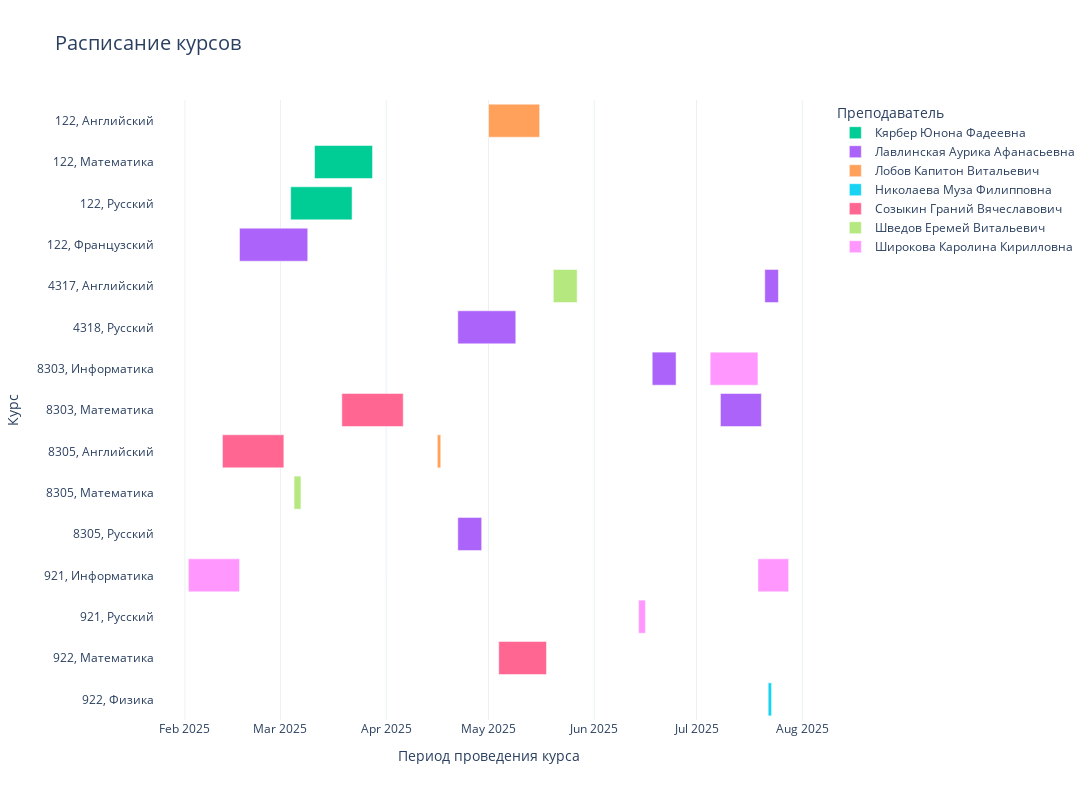

Notebook source saved alongside this figure:
### Code cell
import pandas as pd
import plotly.express as px

# Загрузка данных
path = '''C:\\Personal\\Uni\\5 сем\\Информационные системы и технологии\\ИСиТ_КР.xlsm'''
df = pd.read_excel(path, sheet_name='Журнал учета', skiprows=5)

df['group_subject'] = df['Номер группы'].astype('str') + ", " + df["Предмет"]


# Создание диаграммы
fig = px.timeline(df,
                  x_start="Дата начала курса",
                  x_end="Дата окончания курса",
                  y="group_subject",
                  color="ФИО",
                  title="Расписание курсов",
                  labels={"Тип занятия": "Тип занятия", "ФИО": "Преподаватель"},
                  color_discrete_map={"лекция": "blue", "практика": "green"},
                  template='plotly_white'
                  )

# Настройка внешнего вида
fig.update_yaxes(categoryorder="category descending",)
fig.update_layout(
    width=1200,
    height=800,
    font=dict(size=12),
    title_font_size=20,
    xaxis_title="Период проведения курса",
    yaxis_title="Курс",
    legend_title="Преподаватель")

# Отображение диаграммы
fig.show()

### Figure 1 — Plotly figure (JSON) as saved in the notebook; plotly's stock layout.template omitted (floating-point values rounded to 4 significant figures)
{"data": [{"base": ["2025-03-11T00:00:00.000000000", "2025-03-04T00:00:00.000000000"], "hovertemplate": "Преподаватель=Кярбер Юнона Фадеевна<br>Дата начала курса=%{base}<br>Дата окончания курса=%{x}<br>group_subject=%{y}<extra></extra>", "legendgroup": "Кярбер Юнона Фадеевна", "marker": {"color": "#00cc96", "pattern": {"shape": ""}}, "name": "Кярбер Юнона Фадеевна", "orientation": "h", "showlegend": true, "textposition": "auto", "x": [1468800000, 1555200000], "xaxis": "x", "y": ["122, Математика", "122, Русский"], "yaxis": "y", "type": "bar"}, {"base": ["2025-07-08T00:00:00.000000000", "2025-07-21T00:00:00.000000000", "2025-04-22T00:00:00.000000000", "2025-06-18T00:00:00.000000000", "2025-04-22T00:00:00.000000000", "2025-02-17T00:00:00.000000000"], "hovertemplate": "Преподаватель=Лавлинская Аурика Афанасьевна<br>Дата начала курса=%{base}<br>Дата окончания курса=%{x}<br>group_subject=%{y}<extra></extra>", "legendgroup": "Лавлинская Аурика Афанасьевна", "marker": {"color": "#ab63fa", "pattern": {"shape": ""}}, "name": "Лавлинская Аурика Афанасьевна", "orientation": "h", "showlegend": true, "textposition": "auto", "x": [1036800000, 345600000, 604800000, 604800000, 1468800000, 1728000000], "xaxis": "x", "y": ["8303, Математика", "4317, Английский", "8305, Русский", "8303, Информатика", "4318, Русский", "122, Французский"], "yaxis": "y", "type": "bar"}, {"base": ["2025-04-16T00:00:00.000000000", "2025-05-01T00:00:00.000000000"], "hovertemplate": "Преподаватель=Лобов Капитон Витальевич<br>Дата начала курса=%{base}<br>Дата окончания курса=%{x}<br>group_subject=%{y}<extra></extra>", "legendgroup": "Лобов Капитон Витальевич", "marker": {"color": "#FFA15A", "pattern": {"shape": ""}}, "name": "Лобов Капитон Витальевич", "orientation": "h", "showlegend": true, "textposition": "auto", "x": [86400000, 1296000000], "xaxis": "x", "y": ["8305, Английский", "122, Английский"], "yaxis": "y", "type": "bar"}, {"base": ["2025-07-22T00:00:00.000000000"], "hovertemplate": "Преподаватель=Николаева Муза Филипповна<br>Дата начала курса=%{base}<br>Дата окончания курса=%{x}<br>group_subject=%{y}<extra></extra>", "legendgroup": "Николаева Муза Филипповна", "marker": {"color": "#19d3f3", "pattern": {"shape": ""}}, "name": "Николаева Муза Филипповна", "orientation": "h", "showlegend": true, "textposition": "auto", "x": [86400000], "xaxis": "x", "y": ["922, Физика"], "yaxis": "y", "type": "bar"}, {"base": ["2025-02-12T00:00:00.000000000", "2025-03-19T00:00:00.000000000", "2025-05-04T00:00:00.000000000"], "hovertemplate": "Преподаватель=Созыкин Граний Вячеславович<br>Дата начала курса=%{base}<br>Дата окончания курса=%{x}<br>group_subject=%{y}<extra></extra>", "legendgroup": "Созыкин Граний Вячеславович", "marker": {"color": "#FF6692", "pattern": {"shape": ""}}, "name": "Созыкин Граний Вячеславович", "orientation": "h", "showlegend": true, "textposition": "auto", "x": [1555200000, 1555200000, 1209600000], "xaxis": "x", "y": ["8305, Английский", "8303, Математика", "922, Математика"], "yaxis": "y", "type": "bar"}, {"base": ["2025-03-05T00:00:00.000000000", "2025-05-20T00:00:00.000000000"], "hovertemplate": "Преподаватель=Шведов Еремей Витальевич<br>Дата начала курса=%{base}<br>Дата окончания курса=%{x}<br>group_subject=%{y}<extra></extra>", "legendgroup": "Шведов Еремей Витальевич", "marker": {"color": "#B6E880", "pattern": {"shape": ""}}, "name": "Шведов Еремей Витальевич", "orientation": "h", "showlegend": true, "textposition": "auto", "x": [172800000, 604800000], "xaxis": "x", "y": ["8305, Математика", "4317, Английский"], "yaxis": "y", "type": "bar"}, {"base": ["2025-07-05T00:00:00.000000000", "2025-02-02T00:00:00.000000000", "2025-07-19T00:00:00.000000000", "2025-06-14T00:00:00.000000000"], "hovertemplate": "Преподаватель=Широкова Каролина Кирилловна<br>Дата начала курса=%{base}<br>Дата окончания курса=%{x}<br>group_subject=%{y}<extra></extra>", "legendgroup": "Широкова Каролина Кирилловна", "marker": {"color": "#FF97FF", "pattern": {"shape": ""}}, "name": "Широкова Каролина Кирилловна", "orientation": "h", "showlegend": true, "textposition": "auto", "x": [1209600000, 1296000000, 777600000, 172800000], "xaxis": "x", "y": ["8303, Информатика", "921, Информатика", "921, Информатика", "921, Русский"], "yaxis": "y", "type": "bar"}], "layout": {"xaxis": {"anchor": "y", "domain": [0.0, 1.0], "type": "date", "title": {"text": "Период проведения курса"}}, "yaxis": {"anchor": "x", "domain": [0.0, 1.0], "title": {"text": "Курс"}, "categoryorder": "category descending"}, "legend": {"title": {"text": "Преподаватель"}, "tracegroupgap": 0}, "title": {"text": "Расписание курсов", "font": {"size": 20}}, "barmode": "overlay", "font": {"size": 12}, "width": 1200, "height": 800}}
